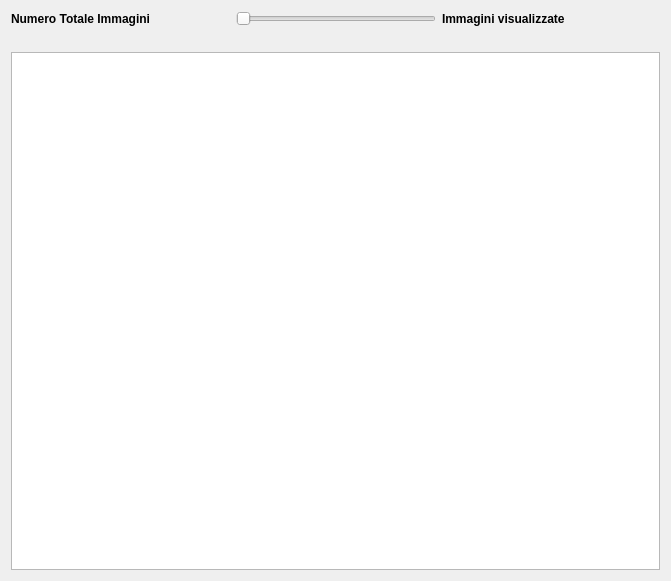
  <widget class="QWidget" name="layoutWidget">
   <property name="geometry">
    <rect>
     <x>12</x>
     <y>160</y>
     <width>671</width>
     <height>581</height>
    </rect>
   </property>
   <layout class="QGridLayout" name="gridLayout">
    <item row="1" column="0">
     <widget class="QLabel" name="label_2">
      <property name="font">
       <font>
        <weight>75</weight>
        <bold>true</bold>
       </font>
      </property>
      <property name="text">
       <string>Numero Totale Immagini</string>
      </property>
     </widget>
    </item>
    <item row="2" column="0">
     <widget class="QLabel" name="label_num_tot_immagini">
      <property name="text">
       <string/>
      </property>
     </widget>
    </item>
    <item row="2" column="2">
     <widget class="QLabel" name="label_img_visualizzate">
      <property name="text">
       <string/>
      </property>
     </widget>
    </item>
    <item row="1" column="2">
     <widget class="QLabel" name="label_4">
      <property name="font">
       <font>
        <weight>75</weight>
        <bold>true</bold>
       </font>
      </property>
      <property name="text">
       <string>Immagini visualizzate</string>
      </property>
     </widget>
    </item>
    <item row="3" column="0" colspan="3">
     <widget class="QListWidget" name="iconListWidget">
      <property name="frameShape">
       <enum>QFrame::StyledPanel</enum>
      </property>
      <property name="frameShadow">
       <enum>QFrame::Sunken</enum>
      </property>
      <property name="lineWidth">
       <number>2</number>
      </property>
      <property name="midLineWidth">
       <number>2</number>
      </property>
      <property name="sizeAdjustPolicy">
       <enum>QAbstractScrollArea::AdjustToContents</enum>
      </property>
      <property name="editTriggers">
       <set>QAbstractItemView::AllEditTriggers</set>
      </property>
      <property name="showDropIndicator" stdset="0">
       <bool>false</bool>
      </property>
      <property name="dragEnabled">
       <bool>true</bool>
      </property>
      <property name="dragDropOverwriteMode">
       <bool>true</bool>
      </property>
      <property name="dragDropMode">
       <enum>QAbstractItemView::NoDragDrop</enum>
      </property>
      <property name="defaultDropAction">
       <enum>Qt::CopyAction</enum>
      </property>
      <property name="alternatingRowColors">
       <bool>false</bool>
      </property>
      <property name="selectionMode">
       <enum>QAbstractItemView::MultiSelection</enum>
      </property>
      <property name="iconSize">
       <size>
        <width>500</width>
        <height>499</height>
       </size>
      </property>
      <property name="textElideMode">
       <enum>Qt::ElideNone</enum>
      </property>
      <property name="movement">
       <enum>QListView::Static</enum>
      </property>
      <property name="resizeMode">
       <enum>QListView::Fixed</enum>
      </property>
      <property name="layoutMode">
       <enum>QListView::SinglePass</enum>
      </property>
      <property name="spacing">
       <number>5</number>
      </property>
      <property name="gridSize">
       <size>
        <width>154</width>
        <height>154</height>
       </size>
      </property>
      <property name="viewMode">
       <enum>QListView::IconMode</enum>
      </property>
      <property name="modelColumn">
       <number>0</number>
      </property>
      <property name="uniformItemSizes">
       <bool>false</bool>
      </property>
      <property name="batchSize">
       <number>1000</number>
      </property>
      <property name="wordWrap">
       <bool>true</bool>
      </property>
      <property name="selectionRectVisible">
       <bool>true</bool>
      </property>
      <property name="currentRow">
       <number>-1</number>
      </property>
      <property name="sortingEnabled">
       <bool>true</bool>
      </property>
     </widget>
    </item>
    <item row="1" column="1">
     <widget class="QSlider" name="sl">
      <property name="maximumSize">
       <size>
        <width>200</width>
        <height>16777215</height>
       </size>
      </property>
      <property name="maximum">
       <number>2000</number>
      </property>
      <property name="pageStep">
       <number>1</number>
      </property>
      <property name="orientation">
       <enum>Qt::Horizontal</enum>
      </property>
      <property name="invertedAppearance">
       <bool>false</bool>
      </property>
      <property name="invertedControls">
       <bool>false</bool>
      </property>
      <property name="tickPosition">
       <enum>QSlider::NoTicks</enum>
      </property>
      <property name="tickInterval">
       <number>2</number>
      </property>
     </widget>
    </item>
   </layout>
  </widget>
